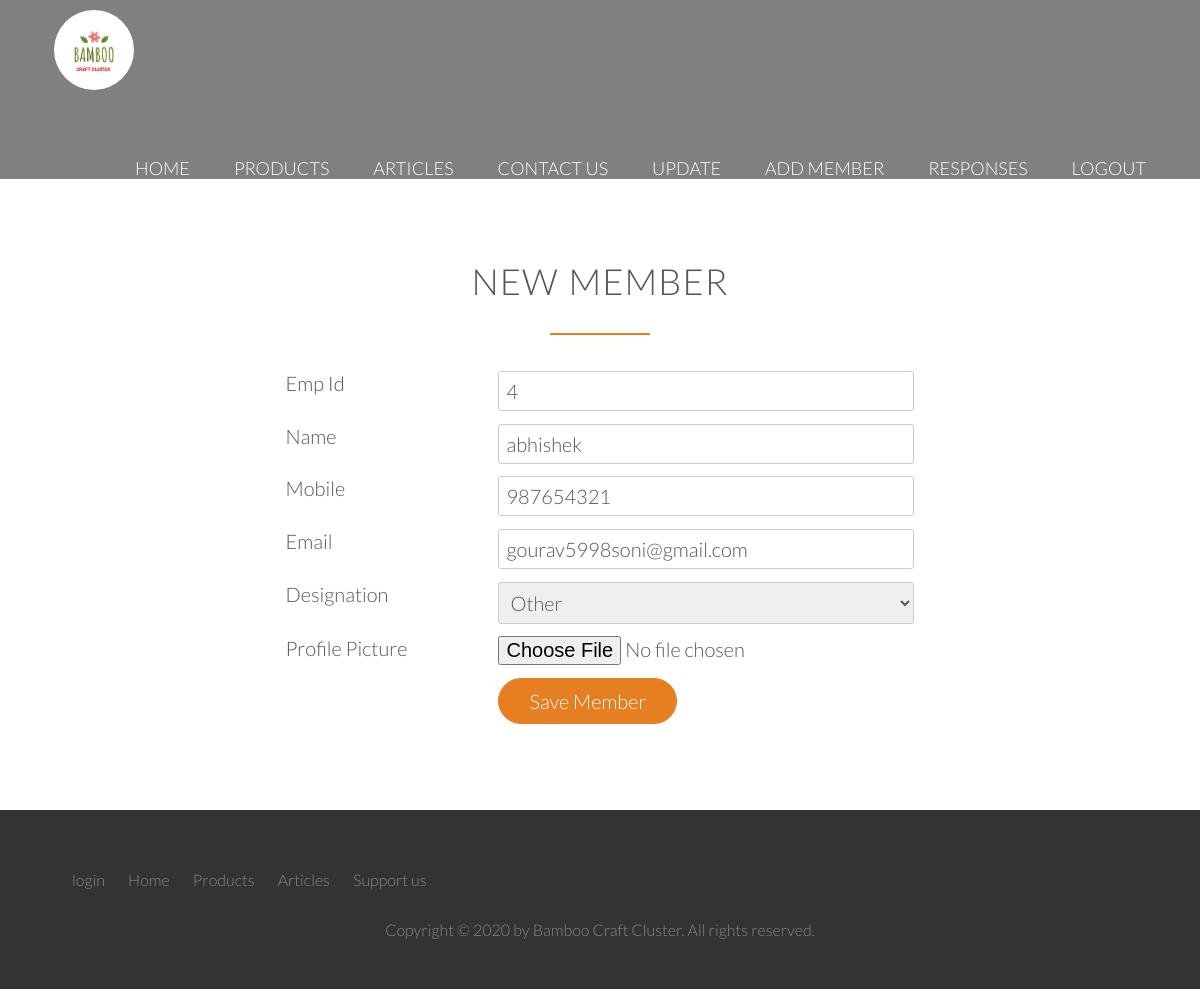
/cluster/our-team/7/update/ (signed in), run on the app's committed database.
### cluster/models.py (models this page shows, shortened)
class OurTeam(models.Model):
    emp_id = models.CharField(null=False, max_length=10, unique=True)
    name = models.CharField(null=False, max_length=30)
    email = models.EmailField(null=True)
    mobile = models.IntegerField(null=True)
    designation = models.CharField(null=False, max_length=15)
    date = models.DateTimeField(auto_now_add=True)
    profile_img = models.ImageField(upload_to="profile_images", null=False)

### cluster/views.py (the view)
# urls.py: path('our-team/<int:pk>/update/', views.OurTeamUpdateView.as_view(
class OurTeamUpdateView(UserPassesTestMixin, LoginRequiredMixin, UpdateView):
	model = OurTeam
	fields = '__all__'
	def test_func(self):
		post = self.get_object()
		if self.request.user.is_authenticated:
			return True
		return False

### cluster/templates/cluster/admin/our_team_form.html (shortened to what this page needs)
{% extends 'cluster/base.html' %}
{% load static %}
{% block body_block %}
<div style="background-color: grey; ">{% include 'cluster/header2.html' %}</div>
{% if user.is_authenticated %}
<section class="section-form">
            <div class="row">
                <h2>New Member</h2>
            </div>
            <div class="row">
                <form method="POST" enctype="multipart/form-data" class="contact-form">
                    <div class="row">
                        <div class="col span-1-of-3">
                            <label for="emp_id">Emp Id</label>
                        </div>
                        <div class="col span-2-of-3">
                            <input type="text" name="emp_id" id="emp_id" value="{{object.emp_id}}" required>
                        </div>
                    </div>
                    <div class="row">
                        <div class="col span-1-of-3">
                            <label for="name">Name</label>
                        </div>
                        <div class="col span-2-of-3">
                            <input type="text" name="name" id="name" value="{{object.name}}" required>
                        </div>
                    </div>
                    <div class="row">
                        <div class="col span-1-of-3">
                            <label for="mobile">Mobile</label>
                        </div>
                        <div class="col span-2-of-3">
                            <input type="text" name="mobile" id="mobile" value="{{object.mobile}}" required>
                        </div>
                    </div>
                    <div class="row">
                        <div class="col span-1-of-3">
                            <label for="email">Email</label>
                        </div>
                        <div class="col span-2-of-3">
                            <input type="email" name="email" id="email" value="{{object.email}}">
                        </div>
                    </div>
                    <div class="row">
                        <div class="col span-1-of-3">
                            <label for="designation">Designation</label>
                        </div>
                        <div class="col span-2-of-3">
                            <select name="designation" id="designation">
                                <option value="{{object.designation}}" selected>{{object.designation}}</option>
                            </select>
                        </div>
                    </div>
                    <div class="row">
                        <div class="col span-1-of-3">
                            <label for="profile_img">Profile Picture</label>
                        </div>
                        <div class="col span-2-of-3">
                            <input type="file" name="profile_img" id="profile_img" >
                        </div>
                    </div>
                    <div class="row">
                        <div class="col span-1-of-3">
                            <label>&nbsp;</label>
                        </div>
                        <div class="col span-2-of-3">
                            <input type="submit" value="Save Member">
                        </div>
                    </div>
                </form>
            </div>
</section>
{% endif %}
{% endblock %}

### cluster/static/cluster/resources/css/style.css (style rules this page uses)
* { margin: 0; padding: 0; box-sizing: border-box; }
html, body { background-color: #fff; color: #555; font-family: 'Lato', 'Arial', sans-serif; font-weight: 300; font-size: 20px; text-rendering: optimizeLegibility; overflow-x: hidden; }
.row { max-width: 1140px; margin: 0 auto; }
section { padding: 80px 0; }
h1, h2, h3, h4 { font-weight: 300; text-transform: uppercase; }
h2 { font-size: 180%; word-spacing: 2px; text-align: center; margin-bottom: 30px; letter-spacing: 1px; }
h2:after { display: block; height: 2px; background-color: #e67e22; content: " "; width: 100px; margin: 0 auto; margin-top: 30px; }
.btn:link, .btn:visited, input[type=submit] { display: inline-block; padding: 10px 30px; font-weight: 300; text-decoration: none; border-radius: 200px; -webkit-transition: background-color 0.2s, border 0.2s, color 0.2s; transition: background-color 0.2s, border 0.2s, color 0.2s; }
.btn-full:link, .btn-full:visited, input[type=submit] { background-color: #e67e22; border: 1px solid #e67e22; color: #fff; margin-right: 15px; }
.contact-form { width: 60%; margin: 0 auto; }
input[type=text], input[type=email], input[type=password], select, textarea { width: 100%; padding: 7px; border-radius: 3px; border: 1px solid #ccc; }

### cluster/static/cluster/resources/css/queries.css (style rules this page uses)
@media only screen and (max-width: 1200px) { .row { padding: 0 2%; } }

### data on the page
OurTeam: emp_id "4", name "abhishek", mobile "987654321", email "gourav5998soni@gmail.com", designation "Other"
